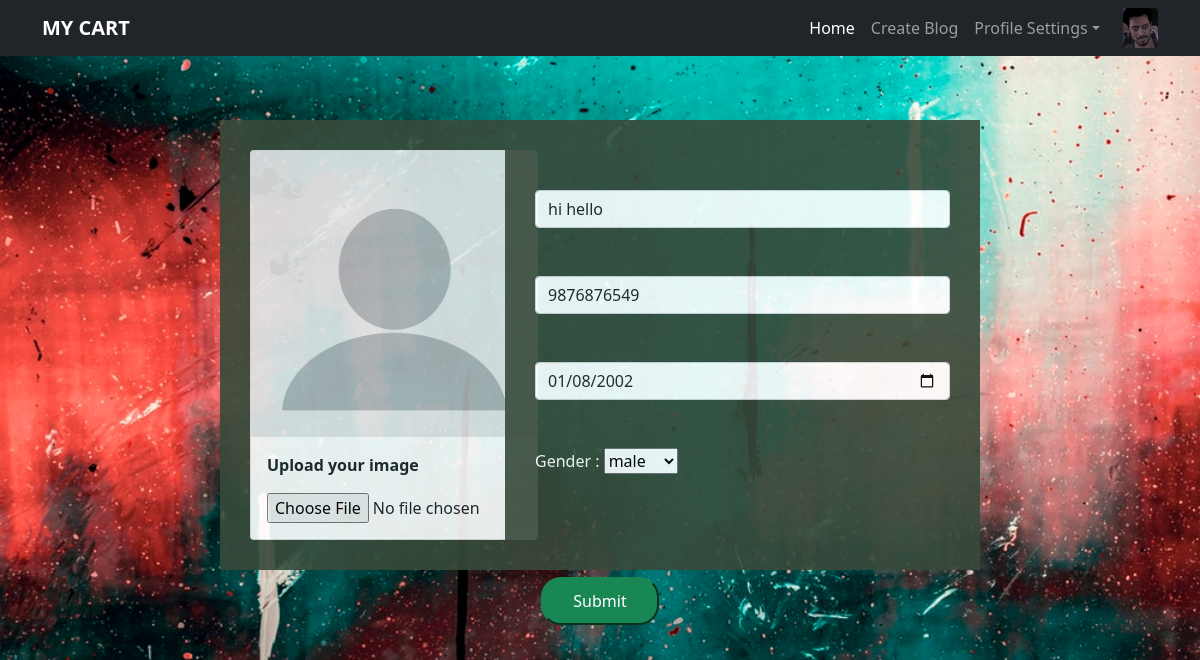
The page /blog/users/profile/change/1 (signed in) on the database its author committed.
### blogapp/models.py (models this page shows)
class UserProfile(models.Model):
    profile_pic=models.ImageField(upload_to='profile_pics', null=True)
    bio=models.CharField(max_length=120)
    phone=models.CharField(max_length=120)
    date_of_birth=models.DateField(null=True)
    options=(
        ('male','male'),
        ('female','female'),
        ('other', 'other')
    )
    gender=models.CharField(max_length=120, choices=options, default='male')
    user=models.OneToOneField(User, on_delete=models.CASCADE, related_name='users')

### blogapp/views.py (the view, shortened to what this page needs)
# urls.py: path('users/profile/change/<int:user_id>', views.ProfileUpdateView.as_view(), name='profile_update'),
class ProfileUpdateView(UpdateView):
    model = UserProfile
    form_class = ProfileCreationForm
    template_name = 'profile_update.html'
    success_url = reverse_lazy('home')
    pk_url_kwarg = 'user_id'

### blogapp/forms.py
class ProfileCreationForm(forms.ModelForm):
    class Meta:
        model=UserProfile
        exclude=('user',)
        widgets = {
            'bio': forms.TextInput(attrs={'class': 'form-control','placeholder':'Bio'}),
            'phone': forms.TextInput(attrs={'class': 'form-control','placeholder':'Phone Number'}),
            'date_of_birth': forms.TextInput(attrs={'class': 'form-control','type':'date'})
        }

### blogapp/templates/profile_update.html (shortened to what this page needs)
{%extends 'base.html'%}
{%load static%}
{%block body_block%}
<link rel="stylesheet" href="{%static 'css/style02.css'%}">
<form action="" method="post" enctype="multipart/form-data">
    <div class="row">
        <div class="col-2"></div>
        <div class="cd col-3">
            <div class="card" style="width: 18rem;">
                <img src="{%static 'images/pro.png'%}" class="card-img-top" alt="...">
                <div class="card-body">
                    <p class="card-text"><b>Upload your image</b></p>
                    <input type="file" name="profile_pic" id="id_profile_pic">
                </div>
            </div>
        </div>
        <div class="tt col-5">
            {{form.bio}}<br><br>
            {{form.phone}}<br><br>
            {{form.date_of_birth}}<br><br>
            <label for="gender">Gender : </label>
            {{form.gender}}<br><br>
        </div>
    </div>
    <div class="btn col-12">
        <input class="bttn btn-success" type="submit">
    </div>
</form>
{%endblock%}

### blogapp/templates/base.html (shortened to what this page needs)
<!DOCTYPE html>
{%load static%}
<html lang="en">
    <head>
        <link href="{%static 'css/styles.css'%}" rel="stylesheet" />
    </head>
    <body>
        <nav class="navbar navbar-expand-lg navbar-dark bg-dark">
            <div class="container">
                <a class="navbar-brand" href="#"><b>MY CART</b></a>
                <div class="collapse navbar-collapse" id="navbarSupportedContent">
                    <ul class="navbar-nav ms-auto mb-2 mb-lg-0">
                        <li class="nav-item"><a class="nav-link active" aria-current="page" href="#">Home</a></li>
                        <li class="nav-item"><a class="nav-link" href="{%url 'blog_create'%}">Create Blog</a></li>
                        <li class="nav-item dropdown">
                            <a class="nav-link dropdown-toggle" id="navbarDropdown" href="#" role="button" data-bs-toggle="dropdown" aria-expanded="false">Profile Settings</a>
                        </li>
                        {%if request.user.users.profile_pic%}
                        <img src="{{request.user.users.profile_pic.url}}" class="rounded float-start" alt="..." style="height : 40px; padding-left : 15px;">
                        {%endif%}
                    </ul>
                </div>
            </div>
        </nav>
        <br>
        <div class="container">
            <div class="pro row">
            </div>
            {%block body_block%}
            {%endblock%}
        </div>
    </body>
</html>

### blogapp/static/css/style02.css (style rules this page uses)
body { background: url("/static/images/bck04.jpeg"); background-size: cover; background-repeat: no-repeat; }
.cd { padding-top : 20px; }
.btn { text-align : center: }
.bttn { padding: 10px 30px 10px 30px; border-radius: 20px; }
.pro { padding-top: 40px; }
.cd, .tt { background-color: #384a3a; opacity: 90%; padding: 30px; }
.tt { padding-top: 70px; }
label { color: white; }

### rows shown on the page
UserProfile: bio "hi hello", phone "9876876549", date_of_birth "01/08/2002", gender "male"
